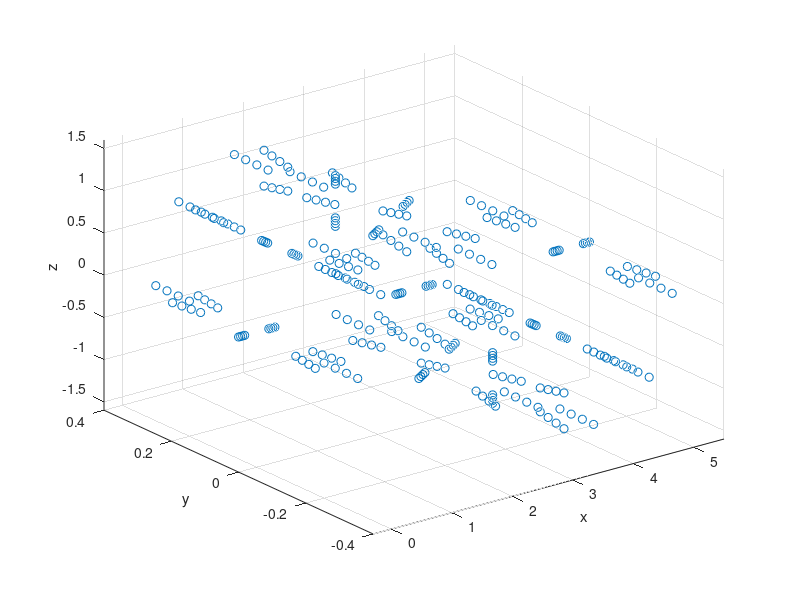

This figure's MATLAB source:
% Mesh generator, ME 280a HW 5
clear all

Nt = 3;                             % number of layers
No = 8;                             % number of elements in theta
Nc = 8;                             % number of elements in circum

if mod(No, 2) ~= 0
    disp('No must be even!')
end

num_nodes_per_elem = 4;             % linear elements

R = 1;                              % radius of each arch
r = 0.2;                            % radius of inner hole
t = 0.1;                            % thickness of the tube wall

layer_thickness = t / (Nt);         % thickness of each ring
angle = (2*pi) / Nc;                % angle in horizontal plane



% global node numbering begins on the inner surface, and moves clockwise
% until reaching the outer surface

% each row represents one coordinate of a global node
coordinates = zeros(Nt * Nc, 3);
Angle = pi / (No / 2);

k = 1; % index for coordinate row
x = 0;
y = 0;
z = 0;

Theta = 0;  % angle in each plane

% find the x-coordinates of the No + 1 slices
x_centers = zeros(1, No + 1);
x_centers(1) = x;

theta_inc = pi / (No / 2);
theta = theta_inc;

% in the first half of the tube
for i = 2:((No/2) + 1)
    x_centers(i) = x_centers(1) + (R + t + r) * (1 - cos(theta));
    theta = theta + theta_inc;
end

% in the second half of the tube
j = i + 1;
second_part_start = x_centers(i);
for l = 2:((No/2) + 1)
    x_centers(j) = second_part_start + x_centers(l);
    j = j + 1;
end



% create a vector of the y-coordinates
z_centers = zeros(1, No + 1);
z_centers(1) = z;
theta = theta_inc;

% in the first half of the tube
for i = 2:((No/2) + 1)
    z_centers(i) = (R + t + r) * sin(theta);
    theta = theta + theta_inc;
end

% in the second half of the tube
j = i + 1;
for l = 2:((No/2) + 1)
    z_centers(j) = - z_centers(l);
    j = j + 1;
end




% mesh in the theta direction
for l = 1:(No + 1)

    % for each plane
    theta = 0;
    dt = 0;

    % meshes in a plane perpendicular to tube axis
    for j = 1:(Nt + 1) % create all layers of rings
        for i = 1:Nc % create a single ring
            
            % x-coordinate
            coordinates(k, 1) = x_centers(l) + (r + dt) * cos(theta);
            
            % compute tilting parameters
            w = sin(pi/2 - Theta) * ((r + dt) * cos(theta)) / sin(pi/2);
            h = w * sin(Theta);
            p = w * cos(Theta);

            % y-coordinate
            coordinates(k, 2) = y + (r + dt) * sin(theta);

            % z-coordinate
            coordinates(k,3) = z_centers(l);
            
            % tilt for each half of the tube
            if l > No/2
                sn = -1;
            else
                sn = 1;
            end
            
            % tilt the z-coordinate for off-symmetric planes
            if find([1, 2, 8], i)
                coordinates(k,3) = coordinates(k,3) - sn*h;
            else
                coordinates(k,3) = coordinates(k,3) + sn*h;
            end
            
            % tilt the symmtric planes (the peaks)
            if (l == 3) || (l == 7)
                coordinates(k,3) = coordinates(k,3) - ((r + dt) * cos(theta));
                coordinates(k,1) = x_centers(l);
            end
            
            % tilt the x-coordinate
            %coordinates(k,1) = coordinates(k,1) + p;
            
            k = k + 1;
            theta = theta + angle;
        end
        dt = dt + layer_thickness; % reset radius
        theta = 0; % reset angle
    end
    
    % move the angle (along length) and centers for the next plane
    Theta = Theta + Angle;
    x = x + (R + t + r) * (1 - cos(Theta));
    y = y;
    z = z + (R + t + r) * sin(Theta);
end




X = coordinates(:,1);
Y = coordinates(:,2);
Z = coordinates(:,3);

scatter3(X,Y,Z)
xlim([-r - t, max(X)])
zlim([-max(Z), max(Z)])
xlabel('x')
ylabel('y')
zlabel('z')
